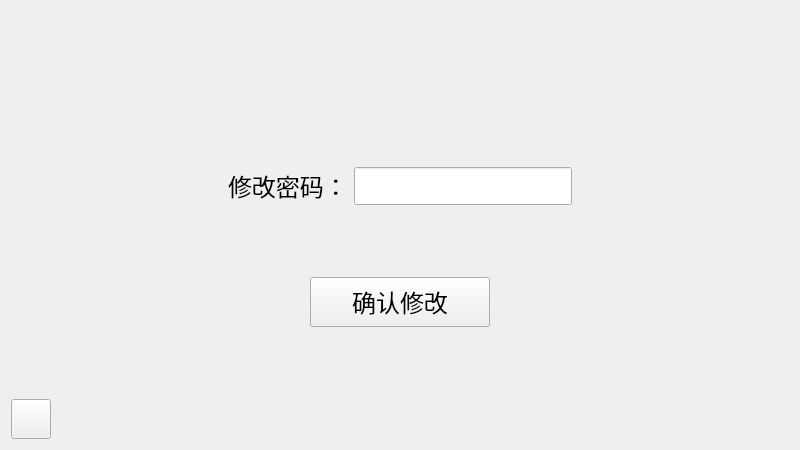
<?xml version="1.0" encoding="UTF-8"?>
<ui version="4.0">
 <class>Settings</class>
 <widget class="QWidget" name="Settings">
  <property name="geometry">
   <rect>
    <x>0</x>
    <y>0</y>
    <width>800</width>
    <height>450</height>
   </rect>
  </property>
  <property name="windowTitle">
   <string>Form</string>
  </property>
  <layout class="QGridLayout" name="gridLayout">
   <item row="0" column="0">
    <spacer name="verticalSpacer_2">
     <property name="orientation">
      <enum>Qt::Vertical</enum>
     </property>
     <property name="sizeType">
      <enum>QSizePolicy::Expanding</enum>
     </property>
     <property name="sizeHint" stdset="0">
      <size>
       <width>20</width>
       <height>156</height>
      </size>
     </property>
    </spacer>
   </item>
   <item row="1" column="0">
    <layout class="QHBoxLayout" name="horizontalLayout">
     <item>
      <spacer name="horizontalSpacer_4">
       <property name="orientation">
        <enum>Qt::Horizontal</enum>
       </property>
       <property name="sizeHint" stdset="0">
        <size>
         <width>40</width>
         <height>20</height>
        </size>
       </property>
      </spacer>
     </item>
     <item>
      <widget class="QLabel" name="label">
       <property name="font">
        <font>
         <family>微软雅黑</family>
         <pointsize>18</pointsize>
        </font>
       </property>
       <property name="text">
        <string>修改密码：</string>
       </property>
      </widget>
     </item>
     <item>
      <widget class="QLineEdit" name="lineEdit">
       <property name="font">
        <font>
         <family>微软雅黑</family>
         <pointsize>16</pointsize>
        </font>
       </property>
       <property name="inputMask">
        <string/>
       </property>
       <property name="echoMode">
        <enum>QLineEdit::Password</enum>
       </property>
      </widget>
     </item>
     <item>
      <spacer name="horizontalSpacer_5">
       <property name="orientation">
        <enum>Qt::Horizontal</enum>
       </property>
       <property name="sizeHint" stdset="0">
        <size>
         <width>40</width>
         <height>20</height>
        </size>
       </property>
      </spacer>
     </item>
    </layout>
   </item>
   <item row="2" column="0">
    <spacer name="verticalSpacer">
     <property name="orientation">
      <enum>Qt::Vertical</enum>
     </property>
     <property name="sizeType">
      <enum>QSizePolicy::Expanding</enum>
     </property>
     <property name="sizeHint" stdset="0">
      <size>
       <width>20</width>
       <height>55</height>
      </size>
     </property>
    </spacer>
   </item>
   <item row="3" column="0">
    <layout class="QHBoxLayout" name="horizontalLayout_2">
     <item>
      <spacer name="horizontalSpacer_2">
       <property name="orientation">
        <enum>Qt::Horizontal</enum>
       </property>
       <property name="sizeHint" stdset="0">
        <size>
         <width>40</width>
         <height>20</height>
        </size>
       </property>
      </spacer>
     </item>
     <item>
      <widget class="QPushButton" name="pushButton">
       <property name="minimumSize">
        <size>
         <width>180</width>
         <height>50</height>
        </size>
       </property>
       <property name="font">
        <font>
         <family>微软雅黑</family>
         <pointsize>18</pointsize>
        </font>
       </property>
       <property name="text">
        <string>确认修改</string>
       </property>
      </widget>
     </item>
     <item>
      <spacer name="horizontalSpacer_3">
       <property name="orientation">
        <enum>Qt::Horizontal</enum>
       </property>
       <property name="sizeHint" stdset="0">
        <size>
         <width>40</width>
         <height>20</height>
        </size>
       </property>
      </spacer>
     </item>
    </layout>
   </item>
   <item row="4" column="0">
    <spacer name="verticalSpacer_3">
     <property name="orientation">
      <enum>Qt::Vertical</enum>
     </property>
     <property name="sizeType">
      <enum>QSizePolicy::Expanding</enum>
     </property>
     <property name="sizeHint" stdset="0">
      <size>
       <width>20</width>
       <height>56</height>
      </size>
     </property>
    </spacer>
   </item>
   <item row="5" column="0">
    <layout class="QHBoxLayout" name="horizontalLayout_3">
     <item>
      <widget class="QPushButton" name="pushButton_back">
       <property name="minimumSize">
        <size>
         <width>40</width>
         <height>40</height>
        </size>
       </property>
       <property name="text">
        <string/>
       </property>
      </widget>
     </item>
     <item>
      <spacer name="horizontalSpacer">
       <property name="orientation">
        <enum>Qt::Horizontal</enum>
       </property>
       <property name="sizeHint" stdset="0">
        <size>
         <width>40</width>
         <height>20</height>
        </size>
       </property>
      </spacer>
     </item>
    </layout>
   </item>
  </layout>
 </widget>
 <resources/>
 <connections/>
</ui>
